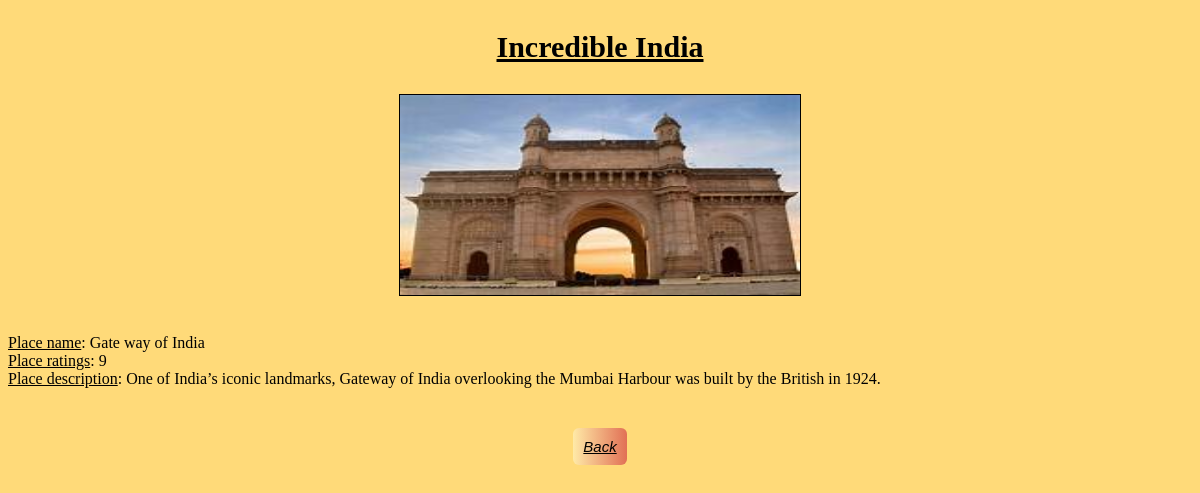
Screenshot of /read/37/ with the database file from the repository.
### places/models.py (models this page shows, shortened)
class Places(models.Model):
	place_name = models.CharField(max_length=100, default="");
	place_ratings = models.IntegerField(null=True, default="")
	place_image = models.ImageField(upload_to="images/", default="images/image-coming-soon.jpg")
	place_description = models.TextField(max_length=50, default="")

### places/views.py (the view)
# urls.py: path('read/<int:my_id>/', read_view),
def read_view(request, my_id):
	o=Places.objects.get(id=my_id)
	context = {
	'obj': o
	}
	return render(request, "read.html", context)

### places/templates/read.html (shortened to what this page needs)
{% extends 'base.html' %}
{% block content %}
<!DOCTYPE html>
<html>
<head>
</head>
<body>
<p align="center"><img src="{{ obj.place_image.url }}"  height="200" width="400" border="1"/> <br/><br /></p>
<u>Place name</u>: {{ obj.place_name }} <br/>
<u>Place ratings</u>: {{ obj.place_ratings }}<br/>
<u>Place description</u>: {{ obj.place_description }}</p><br>
<p align="center"><a href="/list_read" class="button">Back</a></p>
{% endblock %}

### places/templates/read.html (style rules this page uses)
p { font-family: georgia, sans-serif; font-style: italic; }
.button { border: none; font-family: georgia, sans-serif; font-style: italic; font-size: 15px; border-radius: 6px; cursor: pointer; margin: 10px; padding: 10px; width: 60px; border-radius: 6px; color: Black; background-size: 200%; background-image: linear-gradient(to left, #ffeaa7, #e17055, #ffeaa7); transition: 0.1s; overflow: hidden; }

### rows the page displays
Places: place_image (picture), place_name "Gate way of India", place_ratings "9", place_description "One of India’s iconic landmarks, Gateway of India overlooking the Mumbai Harbour was built by the British in 1924."
